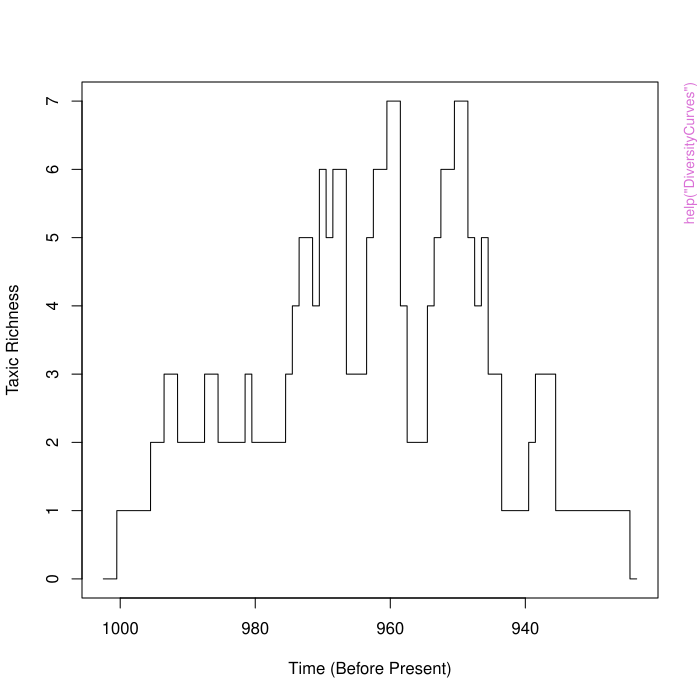

The script that drew this image:
pkgname <- "paleotree"
source(file.path(R.home("share"), "R", "examples-header.R"))
options(warn = 1)
options(pager = "console")
library('paleotree')

assign(".oldSearch", search(), pos = 'CheckExEnv')
assign(".ExTimings", "paleotree-Ex.timings", pos = 'CheckExEnv')
cat("name\tuser\tsystem\telapsed\n", file=get(".ExTimings", pos = 'CheckExEnv'))
assign(".format_ptime",
function(x) {
  if(!is.na(x[4L])) x[1L] <- x[1L] + x[4L]
  if(!is.na(x[5L])) x[2L] <- x[2L] + x[5L]
  format(x[1L:3L])
},
pos = 'CheckExEnv')

cleanEx()
nameEx("DiversityCurves")
### * DiversityCurves

flush(stderr()); flush(stdout())

assign(".ptime", proc.time(), pos = "CheckExEnv")
### Name: DiversityCurves
### Title: Diversity Curves
### Aliases: taxicDivCont taxicDivDisc phyloDiv

### ** Examples

set.seed(444)
taxa<-simFossilTaxa(p=0.1,q=0.1,nruns=1,mintaxa=20,maxtaxa=30,maxtime=1000,maxExtant=0)
#let's see what the 'true' diversity curve looks like in this case
#plot the FADs and LADs with taxicDivCont()
taxicDivCont(taxa)
#simulate a fossil record with imperfect sampling with sampleRanges()
rangesCont<-sampleRanges(taxa,r=0.5)
#plot the diversity curve based on the sampled ranges
layout(matrix(1:2,,2))
taxicDivCont(rangesCont)
#Now let's use binTimeData() to bin in intervals of 1 time unit
rangesDisc<-binTimeData(rangesCont,int.length=1)
#plot with taxicDivDisc()
taxicDivDisc(rangesDisc)
#compare to the continuous time diversity curve
#Now let's make a tree using taxa2phylo()
tree<-taxa2phylo(taxa,obs_time=rangesCont[,2])
phyloDiv(tree)

#a simple example with phyloDiv
  #using a tree from rtree in ape
set.seed(444)
tree<-rtree(100)
phyloDiv(tree)

#a neat example of using phyDiv with timeSliceTree 
 #to simulate doing molecular-phylogeny studies 
 #of diverification...in the past
set.seed(444)
taxa<-simFossilTaxa(p=0.1,q=0.1,nruns=1,mintaxa=20,maxtaxa=30,maxtime=1000,maxExtant=0)
taxicDivCont(taxa)
#that's the whole diversity curve
#with timeSliceTree we could look at the lineage accumulation curve 
 #we'd get of species sampled at a point in time
tree<-taxa2phylo(taxa)
#use timeSliceTree to make tree of relationships up until time=950 
tree950<-timeSliceTree(tree,sliceTime=950,plot=TRUE,drop.extinct=FALSE)
#use drop.extinct=T to only get the tree of lineages extant at time=950
tree950<-timeSliceTree(tree,sliceTime=950,plot=TRUE,drop.extinct=TRUE)
#now its an ultrametric tree with many fewer tips...
#lets plot the lineage accumulation plot on a log scale
phyloDiv(tree950,plotLogRich=TRUE)
graphics.off()




assign(".dptime", (proc.time() - get(".ptime", pos = "CheckExEnv")), pos = "CheckExEnv")
cat("DiversityCurves", get(".format_ptime", pos = 'CheckExEnv')(get(".dptime", pos = "CheckExEnv")), "\n", file=get(".ExTimings", pos = 'CheckExEnv'), append=TRUE, sep="\t")
cleanEx()
nameEx("SamplingConv")
### * SamplingConv

flush(stderr()); flush(stdout())

assign(".ptime", proc.time(), pos = "CheckExEnv")
### Name: SamplingConv
### Title: Converting Sampling Estimates
### Aliases: sProb2sRate sRate2sProb pqsRate2sProb qsProb2Comp qsRate2Comp
###   probAnc

### ** Examples

sRate2sProb(r=0.5)
sProb2sRate(R=0.1)
pqsRate2sProb(r=0.5,p=0.1,q=0.1)
qsProb2Comp(R=0.1,q=0.1)
qsRate2Comp(r=0.1,q=0.1)
probAnc(p=0.1,q=0.1,R=0.5)




assign(".dptime", (proc.time() - get(".ptime", pos = "CheckExEnv")), pos = "CheckExEnv")
cat("SamplingConv", get(".format_ptime", pos = 'CheckExEnv')(get(".dptime", pos = "CheckExEnv")), "\n", file=get(".ExTimings", pos = 'CheckExEnv'), append=TRUE, sep="\t")
cleanEx()
nameEx("binTimeData")
### * binTimeData

flush(stderr()); flush(stdout())

assign(".ptime", proc.time(), pos = "CheckExEnv")
### Name: binTimeData
### Title: Bin Temporal Ranges in Discrete Intervals
### Aliases: binTimeData

### ** Examples

#Simulate some fossil ranges with simFossilTaxa()
set.seed(444)
taxa<-simFossilTaxa(p=0.1,q=0.1,nruns=1,mintaxa=20,maxtaxa=30,maxtime=1000,maxExtant=0)
#simulate a fossil record with imperfect sampling with sampleRanges()
rangesCont<-sampleRanges(taxa,r=0.5)
#Now let's use binTimeData() to bin in intervals of 1 time unit
rangesDisc<-binTimeData(rangesCont,int.length=1)
#plot with taxicDivDisc()
taxicDivDisc(rangesDisc)




assign(".dptime", (proc.time() - get(".ptime", pos = "CheckExEnv")), pos = "CheckExEnv")
cat("binTimeData", get(".format_ptime", pos = 'CheckExEnv')(get(".dptime", pos = "CheckExEnv")), "\n", file=get(".ExTimings", pos = 'CheckExEnv'), append=TRUE, sep="\t")
cleanEx()
nameEx("degradeTree")
### * degradeTree

flush(stderr()); flush(stdout())

assign(".ptime", proc.time(), pos = "CheckExEnv")
### Name: degradeTree
### Title: Randomly collapse nodes on a phylogeny
### Aliases: degradeTree

### ** Examples

set.seed(444)
tree<-rtree(100)
tree1<-degradeTree(tree,0.5)
#let's compare the input and output
layout(matrix(1:2,,2))
plot(tree,show.tip.label=FALSE,use.edge.length=FALSE)
plot(tree1,show.tip.label=FALSE,use.edge.length=FALSE)




assign(".dptime", (proc.time() - get(".ptime", pos = "CheckExEnv")), pos = "CheckExEnv")
cat("degradeTree", get(".format_ptime", pos = 'CheckExEnv')(get(".dptime", pos = "CheckExEnv")), "\n", file=get(".ExTimings", pos = 'CheckExEnv'), append=TRUE, sep="\t")
cleanEx()
nameEx("depthRainbow")
### * depthRainbow

flush(stderr()); flush(stdout())

assign(".ptime", proc.time(), pos = "CheckExEnv")
### Name: depthRainbow
### Title: Paint Tree Branch Depth by Color
### Aliases: depthRainbow

### ** Examples

set.seed(444)
tree<-rtree(500)
depthRainbow(tree)




assign(".dptime", (proc.time() - get(".ptime", pos = "CheckExEnv")), pos = "CheckExEnv")
cat("depthRainbow", get(".format_ptime", pos = 'CheckExEnv')(get(".dptime", pos = "CheckExEnv")), "\n", file=get(".ExTimings", pos = 'CheckExEnv'), append=TRUE, sep="\t")
cleanEx()
nameEx("droppingBranches")
### * droppingBranches

flush(stderr()); flush(stdout())

assign(".ptime", proc.time(), pos = "CheckExEnv")
### Name: droppingBranches
### Title: Drop Terminal Branches of Various Types
### Aliases: dropZLB dropExtinct dropExtant

### ** Examples

##Simulate some fossil ranges with simFossilTaxa()
set.seed(444)
taxa<-simFossilTaxa(p=0.1,q=0.1,nruns=1,mintaxa=20,maxtaxa=30,maxtime=1000,maxExtant=0)
#simulate a fossil record with imperfect sampling with sampleRanges()
rangesCont<-sampleRanges(taxa,r=0.5)
#Now let's make a tree using taxa2phylo()
tree<-taxa2phylo(taxa,obs_time=rangesCont[,2])
#compare the two trees
layout(matrix(1:2,,2))
plot(ladderize(tree))
plot(ladderize(dropZLB(tree)))


#example using dropExtinct and dropExtant
set.seed(444)
taxa<-simFossilTaxa(p=0.1,q=0.1,nruns=1,mintaxa=20,maxtaxa=40,maxtime=1000,maxExtant=20)
tree<-taxa2phylo(taxa)
phyloDiv(tree)
tree1<-dropExtinct(tree)
phyloDiv(tree1)
tree2<-dropExtant(tree)
phyloDiv(tree2)
graphics.off()




assign(".dptime", (proc.time() - get(".ptime", pos = "CheckExEnv")), pos = "CheckExEnv")
cat("droppingBranches", get(".format_ptime", pos = 'CheckExEnv')(get(".dptime", pos = "CheckExEnv")), "\n", file=get(".ExTimings", pos = 'CheckExEnv'), append=TRUE, sep="\t")
cleanEx()
nameEx("expandTaxonTree")
### * expandTaxonTree

flush(stderr()); flush(stdout())

assign(".ptime", proc.time(), pos = "CheckExEnv")
### Name: expandTaxonTree
### Title: Extrapolating Lower Taxon Phylogenies from Higher Taxon Trees
### Aliases: expandTaxonTree

### ** Examples

set.seed(444)
#lets make our hypothetical simulated tree of higher taxa
taxtr<-rtree(10)
taxd<-sample(taxtr$tip.label,30,replace=TRUE)	#taxa to place within higher taxa
names(taxd)<-paste(taxd,"_x",1:30,sep="")
coll<-sample(taxtr$tip.label,3)	#what to collapse?
expandTaxonTree(taxonTree=taxtr,taxaData=taxd,collapse=coll,plot=TRUE)




assign(".dptime", (proc.time() - get(".ptime", pos = "CheckExEnv")), pos = "CheckExEnv")
cat("expandTaxonTree", get(".format_ptime", pos = 'CheckExEnv')(get(".dptime", pos = "CheckExEnv")), "\n", file=get(".ExTimings", pos = 'CheckExEnv'), append=TRUE, sep="\t")
cleanEx()
nameEx("getSampProbDisc")
### * getSampProbDisc

flush(stderr()); flush(stdout())

assign(".ptime", proc.time(), pos = "CheckExEnv")
### Name: getSampProbDisc
### Title: Fit Models of Sampling Probability to Discrete-Interval Taxon
###   Ranges
### Aliases: getSampProbDisc

### ** Examples

#Simulate some fossil ranges with simFossilTaxa()
set.seed(444)
taxa<-simFossilTaxa(p=0.1,q=0.1,nruns=1,mintaxa=20,maxtaxa=30,maxtime=1000,maxExtant=0)
#simulate a fossil record with imperfect sampling with sampleRanges()
rangesCont<-sampleRanges(taxa,r=0.5)
#Now let's use binTimeData() to bin in intervals of 1 time unit
rangesDisc<-binTimeData(rangesCont,int.length=1)
#now, get an estimate of the sampling rate (we set it to 0.5 above)
#for discrete data we can estimate the sampling probability per interval (R)
	#i.e. this is not the same thing as the instantaneous sampling rate (r)
#can use sRate2sProb to see what we would expect
sRate2sProb(r=0.5)
#expect R = ~0.39
#now we can use maximum likelihood to taxon ranges to get sampling probability
SPres1<-getSampProbDisc(rangesDisc)
sProb<-SPres1[[2]][2]
print(sProb)
#est. R = ~0.42; not too off what we would expect!
#for the src based timescaling methods, we want an estimate of the instantaneous samp rate
#we can use sProb2sRate() to get the rate. We will also need to also tell it the int.length
sRate<-sProb2sRate(sProb,int.length=1)
print(sRate)
#estimates that r=0.54... Not bad!
#Note: for real data, you may need to use an average int.length (no constant length)

## Not run: 
##D #this data was simulated under homogenous sampling rates, extinction rates
##D #if we fit a model with random groups and allow for multiple timebins
##D 	#AIC should be higher (less informative models)
##D randomgroup<-sample(1:2,nrow(rangesDisc[[2]]),replace=TRUE)
##D SPres2<-getSampProbDisc(rangesDisc,grp1=randomgroup)
##D SPres3<-getSampProbDisc(rangesDisc,n_tbins=2)
##D print(c(SPres1$AICc,SPres2$AICc,SPres3$AICc))
##D #and we can see the most simple model has the lowest AICc (most informative model)
##D 
##D #testing temporal change in sampling rate
##D set.seed(444)
##D taxa<-simFossilTaxa(p=0.1,q=0.1,nruns=1,mintaxa=100,maxtaxa=125,maxtime=1000,maxExtant=0,plot=T)
##D #let's see what the 'true' diversity curve looks like in this case
##D #simulate two sets of ranges at r=0.7 and r=0.1
##D rangesCont<-sampleRanges(taxa,r=1.1)
##D rangesCont2<-sampleRanges(taxa,r=0.2)
##D #now make it so that taxa which originated after 850 have r=0.1
##D rangesCont[taxa[,3]<850,]<-rangesCont2[taxa[,3]<850,]
##D rangesDisc<-binTimeData(rangesCont)
##D #lets plot the diversity curve
##D taxicDivDisc(rangesDisc)
##D SPres1<-getSampProbDisc(rangesDisc)
##D SPres2<-getSampProbDisc(rangesDisc,n_tbins=2)
##D #compare the AICc of the models
##D print(c(SPres1$AICc,SPres2$AICc)) #model 2 looks pretty good
##D #when does it find the break in time intervals?
##D print(rangesDisc[[1]][SPres2$t_ends[2],1])
##D #not so great: estimates 940, not 850 
##D 	#but look at the diversity curve: most richness in bin 1 is before 940
##D 	#might have found the right break time otherwise...
##D #the parameter values it found are less great. Finds variation in q	
## End(Not run)




assign(".dptime", (proc.time() - get(".ptime", pos = "CheckExEnv")), pos = "CheckExEnv")
cat("getSampProbDisc", get(".format_ptime", pos = 'CheckExEnv')(get(".dptime", pos = "CheckExEnv")), "\n", file=get(".ExTimings", pos = 'CheckExEnv'), append=TRUE, sep="\t")
cleanEx()
nameEx("getSampRateCont")
### * getSampRateCont

flush(stderr()); flush(stdout())

assign(".ptime", proc.time(), pos = "CheckExEnv")
### Name: getSampRateCont
### Title: Fit Models of Sampling Rates to Continuous-Time Taxon Ranges
### Aliases: getSampRateCont

### ** Examples

##Simulate some fossil ranges with simFossilTaxa()
set.seed(444)
taxa<-simFossilTaxa(p=0.1,q=0.1,nruns=1,mintaxa=20,maxtaxa=30,maxtime=1000,maxExtant=0)
#simulate a fossil record with imperfect sampling with sampleRanges()
rangesCont<-sampleRanges(taxa,r=0.5)
#now, get an estimate of the sampling rate (we set it to 0.5 above)
(SRres1<-getSampRateCont(rangesCont))
#that's all the results...
sRate<-SRres1$pars[2]
print(sRate)	#estimates that sRate=~0.4 (not too bad...)

#this data was simulated under homogenous sampling rates, extinction rates
#if we fit a model with random groups and allow for multiple timebins
	#AIC should be higher (less informative)
randomgroup<-sample(1:2,nrow(rangesCont),replace=TRUE)
SRres2<-getSampRateCont(rangesCont,grp1=randomgroup)
SRres3<-getSampRateCont(rangesCont,n_tbins=2)
SRres4<-getSampRateCont(rangesCont,n_tbins=3,grp1=randomgroup)
print(c(SRres1$AICc,SRres2$AICc,SRres3$AICc,SRres4$AICc))
#and we can see the most simple model has the lowest AICc (most informative model)




assign(".dptime", (proc.time() - get(".ptime", pos = "CheckExEnv")), pos = "CheckExEnv")
cat("getSampRateCont", get(".format_ptime", pos = 'CheckExEnv')(get(".dptime", pos = "CheckExEnv")), "\n", file=get(".ExTimings", pos = 'CheckExEnv'), append=TRUE, sep="\t")
cleanEx()
nameEx("multiDiv")
### * multiDiv

flush(stderr()); flush(stdout())

assign(".ptime", proc.time(), pos = "CheckExEnv")
### Name: multiDiv
### Title: Calculating Diversity Curves Across Multiple Datasets
### Aliases: multiDiv plotMultiDiv

### ** Examples
set.seed(444)
taxa<-simFossilTaxa(p=0.1,q=0.1,nruns=1,mintaxa=20,maxtaxa=30,maxtime=1000,maxExtant=0)
rangesCont<-sampleRanges(taxa,r=0.5)
rangesDisc<-binTimeData(rangesCont,int.length=1)
cladogram<-taxa2cladogram(taxa,plot=TRUE)
#using multiDiv with very different data types
ttree<-timePaleoPhy(cladogram,rangesCont,type="basic",add.term=TRUE,plot=FALSE)
input<-list(rangesCont,rangesDisc,ttree)
multiDiv(input,plot=TRUE)

#using multiDiv with samples of trees
ttrees<-timePaleoPhy(cladogram,rangesCont,type="basic",randres=TRUE,ntrees=10,add.term=TRUE)
multiDiv(ttrees)
#uncertainty in diversity history is solely due to 
 #the random resolution of polytomies

#multiDiv can also take output from simFossilTaxa
#what do many simulations run under some conditions 'look' like on average?
set.seed(444)
taxa<-simFossilTaxa(p=0.3,q=0.1,nruns=20,maxtime=20,maxtaxa=100,plot=TRUE,min.cond=FALSE)
multiDiv(taxa)
#increasing cone of diversity! Even better on a log scale:
multiDiv(taxa,plotLogRich=TRUE)




assign(".dptime", (proc.time() - get(".ptime", pos = "CheckExEnv")), pos = "CheckExEnv")
cat("multiDiv", get(".format_ptime", pos = 'CheckExEnv')(get(".dptime", pos = "CheckExEnv")), "\n", file=get(".ExTimings", pos = 'CheckExEnv'), append=TRUE, sep="\t")
cleanEx()
nameEx("paleotree-package")
### * paleotree-package

flush(stderr()); flush(stdout())

assign(".ptime", proc.time(), pos = "CheckExEnv")
### Name: paleotree-package
### Title: paleotree: Paleontological and Phylogenetic Analyses of
###   Evolution
### Aliases: paleotree-package paleotree

### ** Examples

##Simulate some fossil ranges with simFossilTaxa()
set.seed(444)
taxa<-simFossilTaxa(p=0.1,q=0.1,nruns=1,mintaxa=20,maxtaxa=30,maxtime=1000,maxExtant=0)
#let's see what the 'true' diversity curve looks like in this case
#plot the FADs and LADs with taxicDivCont()
taxicDivCont(taxa)

#simulate a fossil record with imperfect sampling with sampleRanges()
rangesCont<-sampleRanges(taxa,r=0.5)
#plot the diversity curve based on the sampled ranges
layout(matrix(1:2,,2))
taxicDivCont(rangesCont)

#Now let's use binTimeData() to bin in intervals of 1 time unit
rangesDisc<-binTimeData(rangesCont,int.length=1)
#plot with taxicDivDisc()
taxicDivDisc(rangesDisc)
#compare to the continuous time diversity curve

#taxa2phylo assumes we know speciation events perfectly... what if we don't?
#first, let's use taxa2cladogram() to get the 'ideal' cladogram of the taxa
cladogram<-taxa2cladogram(taxa,plot=TRUE)
#Now let's try timePaleoPhy() using the continuous range data
ttree<-timePaleoPhy(cladogram,rangesCont,type="basic",plot=TRUE)
#plot diversity curve 
phyloDiv(ttree,drop.ZLB=TRUE)

#that tree lacked the terminal parts of ranges (tips stops at the taxon FADs)
#let's add those terminal ranges back on with add.term
ttree<-timePaleoPhy(cladogram,rangesCont,type="basic",add.term=TRUE,plot=TRUE)
#plot diversity curve 
phyloDiv(ttree)




assign(".dptime", (proc.time() - get(".ptime", pos = "CheckExEnv")), pos = "CheckExEnv")
cat("paleotree-package", get(".format_ptime", pos = 'CheckExEnv')(get(".dptime", pos = "CheckExEnv")), "\n", file=get(".ExTimings", pos = 'CheckExEnv'), append=TRUE, sep="\t")
cleanEx()
nameEx("plotTraitgram")
### * plotTraitgram

flush(stderr()); flush(stdout())

assign(".ptime", proc.time(), pos = "CheckExEnv")
### Name: plotTraitgram
### Title: Plot a Traitgram for Continuous Traits
### Aliases: plotTraitgram

### ** Examples

require(geiger)
set.seed(444)
tree<-rtree(10)
trait<-rTraitCont(tree)
#first, traitgram without conf intervals
plotTraitgram(trait,tree,conf.int=FALSE)

#now, with
plotTraitgram(trait,tree)
#not much confidence, eh?




assign(".dptime", (proc.time() - get(".ptime", pos = "CheckExEnv")), pos = "CheckExEnv")
cat("plotTraitgram", get(".format_ptime", pos = 'CheckExEnv')(get(".dptime", pos = "CheckExEnv")), "\n", file=get(".ExTimings", pos = 'CheckExEnv'), append=TRUE, sep="\t")
cleanEx()
nameEx("sampleRanges")
### * sampleRanges

flush(stderr()); flush(stdout())

assign(".ptime", proc.time(), pos = "CheckExEnv")
### Name: sampleRanges
### Title: Sampling Taxon Ranges
### Aliases: sampleRanges

### ** Examples

set.seed(444)
taxa<-simFossilTaxa(p=0.1,q=0.1,nruns=1,mintaxa=20,maxtaxa=30,maxtime=1000,maxExtant=0)
layout(matrix(1:2,2,))
#let's see what the 'true' diversity curve looks like in this case
taxicDivCont(taxa)
#simulate a fossil record with imperfect sampling with sampleRanges()
rangesCont<-sampleRanges(taxa,r=0.5)
#plot the diversity curve based on the sampled ranges
taxicDivCont(rangesCont)
#compare the true history to what we might observe!




assign(".dptime", (proc.time() - get(".ptime", pos = "CheckExEnv")), pos = "CheckExEnv")
cat("sampleRanges", get(".format_ptime", pos = 'CheckExEnv')(get(".dptime", pos = "CheckExEnv")), "\n", file=get(".ExTimings", pos = 'CheckExEnv'), append=TRUE, sep="\t")
cleanEx()
nameEx("simFossilTaxa")
### * simFossilTaxa

flush(stderr()); flush(stdout())

assign(".ptime", proc.time(), pos = "CheckExEnv")
### Name: simFossilTaxa
### Title: Simulating Taxa in the Fossil Record
### Aliases: simFossilTaxa simFossilTaxa_SRCond

### ** Examples

set.seed(444)
taxa<-simFossilTaxa(p=0.1,q=0.1,nruns=1,mintaxa=20,maxtaxa=30,maxtime=1000,maxExtant=0)
#let's see what the 'true' diversity curve looks like in this case
#plot the FADs and LADs with taxicDivCont
taxicDivCont(taxa[,3:4])
#can also see this by setting plot=TRUE in simFossilTaxa

#make datasets with multiple speciation modes
#following has anagenesis, budding cladogenesis and bifurcating cladogenesis
	#all set to 1/2 extinction rate
set.seed(444)
res<-simFossilTaxa(p=0.1,q=0.1,w=0.05,u=0.5,mintaxa=30,maxtaxa=60,maxExtant=0,nruns=1,plot=TRUE)
#what does this mix of speciation modes look like as a phylogeny?
tree<-taxa2phylo(res,plot=TRUE)

#can generate datasets that meet multiple conditions: time, # total taxa, # extant taxa
set.seed(444)
res<-simFossilTaxa(p=0.1,q=0.1,mintime=10,mintaxa=30,maxtaxa=40,minExtant=10,maxExtant=20,nruns=20,plot=FALSE,print.runs=TRUE)
#use print.run to know how many simulations were accepted of the total generated
layout(matrix(1:2,2,))
#histogram of # taxa over evolutionary history
hist(sapply(res,nrow),main="#taxa")
#histogram of # extant taxa at end of simulation
hist(sapply(res,function(x) sum(x[,5])),main="#extant")

#can generate datasets where simulations go until extinction or max limits
	#and THEN are evaluated whether they meet min limits
	#good for producing unconditioned birth-death trees
set.seed(444)
res<-simFossilTaxa(p=0.1,q=0.1,maxtaxa=100,maxtime=100,nruns=10,plot=TRUE,print.runs=TRUE,min.cond=FALSE)
#hey, look, we accepted everything! (That's what we want.)
layout(matrix(1:2,2,))
#histogram of # taxa over evolutionary history
hist(sapply(res,nrow),main="#taxa")
#histogram of # extant taxa at end of simulation
hist(sapply(res,function(x) sum(x[,5])),main="#extant")

#using the SRcond version
set.seed(444)
avgtaxa<-50
r<-0.5
taxa<-simFossilTaxa_SRCond(r=r,p=0.1,q=0.1,nruns=20,avgtaxa=avgtaxa)
#now let's use sampleRanges and count number of sampled taxa
ranges<-lapply(taxa,sampleRanges,r=r)
ntaxa<-sapply(ranges,function(x) sum(!is.na(x[,1])))
hist(ntaxa);mean(ntaxa)
#works okay... some parameter combinations are difficult to get right number of taxa
graphics.off()




assign(".dptime", (proc.time() - get(".ptime", pos = "CheckExEnv")), pos = "CheckExEnv")
cat("simFossilTaxa", get(".format_ptime", pos = 'CheckExEnv')(get(".dptime", pos = "CheckExEnv")), "\n", file=get(".ExTimings", pos = 'CheckExEnv'), append=TRUE, sep="\t")
cleanEx()
nameEx("simPaleoTrees")
### * simPaleoTrees

flush(stderr()); flush(stdout())

assign(".ptime", proc.time(), pos = "CheckExEnv")
### Name: simPaleoTrees
### Title: Simulating Un-Conditioned Trees of Fossil Taxa
### Aliases: simPaleoTrees

### ** Examples

set.seed(444)
#simulate trees conditioned to have no living descendants
trees<-simPaleoTrees(p=0.1,q=0.1,r=0.5,ntrees=10,all.extinct=TRUE,maxtime=100,plot=TRUE)
#number of tips
sapply(trees,Ntip)

#simulate trees conditioned to (possibly) have living descendants and perfect sampling at modern
trees<-simPaleoTrees(p=0.1,q=0.1,r=0.5,ntrees=10,all.extinct=FALSE,maxtime=100,modern.samp=TRUE,plot=TRUE)
#number of tips
sapply(trees,Ntip)




assign(".dptime", (proc.time() - get(".ptime", pos = "CheckExEnv")), pos = "CheckExEnv")
cat("simPaleoTrees", get(".format_ptime", pos = 'CheckExEnv')(get(".dptime", pos = "CheckExEnv")), "\n", file=get(".ExTimings", pos = 'CheckExEnv'), append=TRUE, sep="\t")
cleanEx()
nameEx("srcTimescaling")
### * srcTimescaling

flush(stderr()); flush(stdout())

assign(".ptime", proc.time(), pos = "CheckExEnv")
### Name: srcTimescaling
### Title: SampRate-Calibrated Timescaling of Paleo-Phylogenies
### Aliases: srcTimePaleoPhy bin_srcTimePaleoPhy

### ** Examples

##Simulate some fossil ranges with simFossilTaxa()
set.seed(444)
taxa<-simFossilTaxa(p=0.1,q=0.1,nruns=1,mintaxa=20,maxtaxa=30,maxtime=1000,maxExtant=0)
#simulate a fossil record with imperfect sampling with sampleRanges()
rangesCont<-sampleRanges(taxa,r=0.5)
#let's use taxa2cladogram() to get the 'ideal' cladogram of the taxa
cladogram<-taxa2cladogram(taxa,plot=TRUE)
#this library allows one to use SRC type time-scaling methods (Bapst, in prep.)
#to use these, we need an estimate of the sampling rate (we set it to 0.5 above)
SRres<-getSampRateCont(rangesCont)
sRate<-SRres$pars[2]
#now let's try srcTimePaleoPhy(), which timescales using a sampling rate to calibrate
#This can also resolve polytomies based on sampling rates, with some stochastic decisions
ttree<-srcTimePaleoPhy(cladogram,rangesCont,sampRate=sRate,ntrees=1,plot=TRUE)
#notice the warning it gives!
phyloDiv(ttree)

#by default, srcTimePaleoPhy() is allowed to predict indirect ancestor-descendant relationships
#can turn this off by setting anc.wt=0
ttree<-srcTimePaleoPhy(cladogram,rangesCont,sampRate=sRate,ntrees=1,anc.wt=0,plot=TRUE)

#to get a fair sample of trees, let's increse ntrees
ttrees<-srcTimePaleoPhy(cladogram,rangesCont,sampRate=sRate,ntrees=9,plot=FALSE)
#let's compare nine of them at once in a plot
layout(matrix(1:9,3,3))
for(i in 1:9){plot(ladderize(ttrees[[i]]),show.tip.label=FALSE,no.margin=TRUE)}
#they are all a bit different!
#can plot the median diversity curve with multiDiv
graphics.off()
multiDiv(ttrees)

#using node.mins
#let's say we have (molecular??) evidence that node #5 is at least 1200 time-units ago
nodeDates<-rep(NA,(Nnode(cladogram)-1))
nodeDates[5]<-1200
ttree<-srcTimePaleoPhy(cladogram,rangesCont,sampRate=sRate,ntrees=1,node.mins=nodeDates,plot=TRUE)

#example with time in discrete intervals
set.seed(444)
taxa<-simFossilTaxa(p=0.1,q=0.1,nruns=1,mintaxa=20,maxtaxa=30,maxtime=1000,maxExtant=0)
#simulate a fossil record with imperfect sampling with sampleRanges()
rangesCont<-sampleRanges(taxa,r=0.5)
#let's use taxa2cladogram() to get the 'ideal' cladogram of the taxa
cladogram<-taxa2cladogram(taxa,plot=TRUE)
#Now let's use binTimeData() to bin in intervals of 1 time unit
rangesDisc<-binTimeData(rangesCont,int.length=1)
#we can do something very similar for the discrete time data (can be a bit slow)
SPres<-getSampProbDisc(rangesDisc)
sProb<-SPres$pars[2]
#but that's the sampling PROBABILITY per bin, not the instantaneous rate of change
#we can use sProb2sRate() to get the rate. We'll need to also tell it the int.length
sRate1<-sProb2sRate(sProb,int.length=1)
#estimates that r=0.3... kind of low (simulated sampling rate is 0.5)
#Note: for real data, you may need to use an average int.length (no constant length)
ttree<-bin_srcTimePaleoPhy(cladogram,rangesDisc,sampRate=sRate1,ntrees=1,plot=TRUE)
phyloDiv(ttree)
graphics.off()




assign(".dptime", (proc.time() - get(".ptime", pos = "CheckExEnv")), pos = "CheckExEnv")
cat("srcTimescaling", get(".format_ptime", pos = 'CheckExEnv')(get(".dptime", pos = "CheckExEnv")), "\n", file=get(".ExTimings", pos = 'CheckExEnv'), append=TRUE, sep="\t")
cleanEx()
nameEx("taxa2cladogram")
### * taxa2cladogram

flush(stderr()); flush(stdout())

assign(".ptime", proc.time(), pos = "CheckExEnv")
### Name: taxa2cladogram
### Title: Converting taxon data into cladogram
### Aliases: taxa2cladogram

### ** Examples

set.seed(444)
taxa<-simFossilTaxa(p=0.1,q=0.1,nruns=1,mintaxa=20,maxtaxa=30,maxtime=1000,maxExtant=0)
#let's use taxa2cladogram() to get the 'ideal' cladogram of the taxa
layout(matrix(1:2,,2))
cladogram<-taxa2cladogram(taxa,plot=TRUE)
#compare the real relationships (taxa2phylo) to the ideal cladogram
tree<-taxa2phylo(taxa,plot=TRUE)




assign(".dptime", (proc.time() - get(".ptime", pos = "CheckExEnv")), pos = "CheckExEnv")
cat("taxa2cladogram", get(".format_ptime", pos = 'CheckExEnv')(get(".dptime", pos = "CheckExEnv")), "\n", file=get(".ExTimings", pos = 'CheckExEnv'), append=TRUE, sep="\t")
cleanEx()
nameEx("taxa2phylo")
### * taxa2phylo

flush(stderr()); flush(stdout())

assign(".ptime", proc.time(), pos = "CheckExEnv")
### Name: taxa2phylo
### Title: Convert taxon data into Phylogeny
### Aliases: taxa2phylo

### ** Examples

set.seed(444)
taxa<-simFossilTaxa(p=0.1,q=0.1,nruns=1,mintaxa=20,maxtaxa=30,maxtime=1000,maxExtant=0)
#let's use taxa2cladogram to get the 'ideal' cladogram of the taxa
tree<-taxa2phylo(taxa)
phyloDiv(tree)
#now a phylogeny with tips placed at the apparent time of extinction
rangesCont<-sampleRanges(taxa,r=0.5)
tree<-taxa2phylo(taxa,obs_time=rangesCont[,2])
phyloDiv(tree,drop.ZLB=FALSE)




assign(".dptime", (proc.time() - get(".ptime", pos = "CheckExEnv")), pos = "CheckExEnv")
cat("taxa2phylo", get(".format_ptime", pos = 'CheckExEnv')(get(".dptime", pos = "CheckExEnv")), "\n", file=get(".ExTimings", pos = 'CheckExEnv'), append=TRUE, sep="\t")
cleanEx()
nameEx("timePaleoPhy")
### * timePaleoPhy

flush(stderr()); flush(stdout())

assign(".ptime", proc.time(), pos = "CheckExEnv")
### Name: timePaleoPhy
### Title: Timescaling of Paleo-Phylogenies
### Aliases: timePaleoPhy bin_timePaleoPhy

### ** Examples

##Simulate some fossil ranges with simFossilTaxa()
set.seed(444)
taxa<-simFossilTaxa(p=0.1,q=0.1,nruns=1,mintaxa=20,maxtaxa=30,maxtime=1000,maxExtant=0)
#simulate a fossil record with imperfect sampling with sampleRanges()
rangesCont<-sampleRanges(taxa,r=0.5)
#let's use taxa2cladogram to get the 'ideal' cladogram of the taxa
cladogram<-taxa2cladogram(taxa,plot=TRUE)
#Now let's try timePaleoPhy using the continuous range data
ttree<-timePaleoPhy(cladogram,rangesCont,type="basic",plot=TRUE)
#plot diversity curve 
phyloDiv(ttree)

#that tree lacked the terminal parts of ranges (tips stops at the taxon FADs)
#let's add those terminal ranges back on with add.term
ttree<-timePaleoPhy(cladogram,rangesCont,type="basic",add.term=TRUE,plot=TRUE)
#plot diversity curve 
phyloDiv(ttree)

#that tree didn't look very resolved, does it? (The curse of sampled ancestry!)
#can randomly resolve trees using the argument randres
#each resulting tree will have polytomies randomly resolved in different ways using multi2di()
ttree<-timePaleoPhy(cladogram,rangesCont,type="basic",ntrees=1,randres=TRUE,add.term=TRUE,plot=TRUE)
#notice well the warning it prints!
#now let's plot the first tree (both trees will be identical because we used set.seed)
phyloDiv(ttree)
#we would need to set ntrees to a large number to get a fair sample of trees


#if we set ntrees>1, timePaleoPhy() will make multiple time-trees
ttrees<-timePaleoPhy(cladogram,rangesCont,type="basic",ntrees=9,randres=TRUE,add.term=TRUE,plot=TRUE)
#let's compare nine of them at once in a plot
layout(matrix(1:9,3,3))
for(i in 1:9){plot(ladderize(ttrees[[i]]),show.tip.label=FALSE,no.margin=TRUE)}
#they are all a bit different!
#can plot the median diversity curve with multiDiv
graphics.off()
multiDiv(ttrees)

#compare different methods of timePaleoPhy
layout(matrix(1:6,3,2));par(mar=c(3,2,1,2))
plot(ladderize(timePaleoPhy(cladogram,rangesCont,type="basic",vartime=NULL,add.term=TRUE)))
	axisPhylo();text(x=50,y=23,"type=basic",adj=c(0,0.5),cex=1.2)
plot(ladderize(timePaleoPhy(cladogram,rangesCont,type="equal",vartime=10,add.term=TRUE)));axisPhylo()
	axisPhylo();text(x=55,y=23,"type=equal",adj=c(0,0.5),cex=1.2)
plot(ladderize(timePaleoPhy(cladogram,rangesCont,type="aba",vartime=1,add.term=TRUE)));axisPhylo()
	axisPhylo();text(x=55,y=23,"type=aba",adj=c(0,0.5),cex=1.2)
plot(ladderize(timePaleoPhy(cladogram,rangesCont,type="zlba",vartime=1,add.term=TRUE)));axisPhylo()
	axisPhylo();text(x=55,y=23,"type=zlba",adj=c(0,0.5),cex=1.2)
plot(ladderize(timePaleoPhy(cladogram,rangesCont,type="mbl",vartime=1,add.term=TRUE)));axisPhylo()
	axisPhylo();text(x=55,y=23,"type=mbl",adj=c(0,0.5),cex=1.2)

#using node.mins
#let's say we have (molecular??) evidence that node #5 is at least 1200 time-units ago
nodeDates<-rep(NA,(Nnode(cladogram)-1))
nodeDates[5]<-1200
ttree<-timePaleoPhy(cladogram,rangesCont,type="basic",
	randres=FALSE,node.mins=nodeDates,plot=TRUE)
ttree<-timePaleoPhy(cladogram,rangesCont,type="basic",
	randres=TRUE,node.mins=nodeDates,plot=TRUE)

#Using bin_timePaleoPhy to timescale with discrete interval data
#first let's use binTimeData() to bin in intervals of 1 time unit
rangesDisc<-binTimeData(rangesCont,int.length=1)
ttree<-bin_timePaleoPhy(cladogram,rangesDisc,type="basic",ntrees=1,randres=TRUE,add.term=TRUE,plot=FALSE)
#notice the warning it prints!
phyloDiv(ttree)
graphics.off()




assign(".dptime", (proc.time() - get(".ptime", pos = "CheckExEnv")), pos = "CheckExEnv")
cat("timePaleoPhy", get(".format_ptime", pos = 'CheckExEnv')(get(".dptime", pos = "CheckExEnv")), "\n", file=get(".ExTimings", pos = 'CheckExEnv'), append=TRUE, sep="\t")
graphics::par(get("par.postscript", pos = 'CheckExEnv'))
cleanEx()
nameEx("timeSliceTree")
### * timeSliceTree

flush(stderr()); flush(stdout())

assign(".ptime", proc.time(), pos = "CheckExEnv")
### Name: timeSliceTree
### Title: Taking a Timeslice of a Tree
### Aliases: timeSliceTree

### ** Examples

#a neat example of using phyloDiv with timeSliceTree 
 #to simulate doing molecular-phylogeny studies 
 #of diverification...in the past
set.seed(444)
taxa<-simFossilTaxa(p=0.1,q=0.1,nruns=1,mintaxa=20,maxtaxa=30,maxtime=1000,maxExtant=0)
taxicDivCont(taxa)
#that's the whole diversity curve
#with timeSliceTree we could look at the lineage accumulation curve 
 #we'd get of species sampled at a point in time
tree<-taxa2phylo(taxa)
#use timeSliceTree to make tree of relationships up until time=950 
tree950<-timeSliceTree(tree,sliceTime=950,plot=TRUE,drop.extinct=FALSE)
#use drop.extinct=T to only get the tree of lineages extant at time=950
tree950<-timeSliceTree(tree,sliceTime=950,plot=TRUE,drop.extinct=TRUE)
#now its an ultrametric tree with many fewer tips...
#lets plot the lineage accumulation plot on a log scale
phyloDiv(tree950,plotLogRich=TRUE)




assign(".dptime", (proc.time() - get(".ptime", pos = "CheckExEnv")), pos = "CheckExEnv")
cat("timeSliceTree", get(".format_ptime", pos = 'CheckExEnv')(get(".dptime", pos = "CheckExEnv")), "\n", file=get(".ExTimings", pos = 'CheckExEnv'), append=TRUE, sep="\t")
cleanEx()
nameEx("unitLengthTree")
### * unitLengthTree

flush(stderr()); flush(stdout())

assign(".ptime", proc.time(), pos = "CheckExEnv")
### Name: unitLengthTree
### Title: Scale Tree to Unit-Length
### Aliases: unitLengthTree

### ** Examples

set.seed(444)
tree<-rtree(10)
layout(matrix(1:2,,2))
plot(tree)
plot(unitLengthTree(tree))




assign(".dptime", (proc.time() - get(".ptime", pos = "CheckExEnv")), pos = "CheckExEnv")
cat("unitLengthTree", get(".format_ptime", pos = 'CheckExEnv')(get(".dptime", pos = "CheckExEnv")), "\n", file=get(".ExTimings", pos = 'CheckExEnv'), append=TRUE, sep="\t")
### * <FOOTER>
###
cat("Time elapsed: ", proc.time() - get("ptime", pos = 'CheckExEnv'),"\n")
grDevices::dev.off()
###
### Local variables: ***
### mode: outline-minor ***
### outline-regexp: "\\(> \\)?### [*]+" ***
### End: ***
quit('no')
